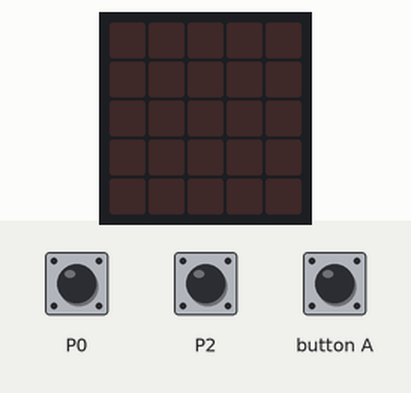
Recording of a program running on a simulated BBC micro:bit (MakeCode). Parts: the board's 5×5 LED display. The inputs (shaded band) are chosen by the test bench. Random numbers come from a fixed seed.

Above: at 1.2 s.
1.3 s: button A pressed for 0.15 s
At 1.8 s:
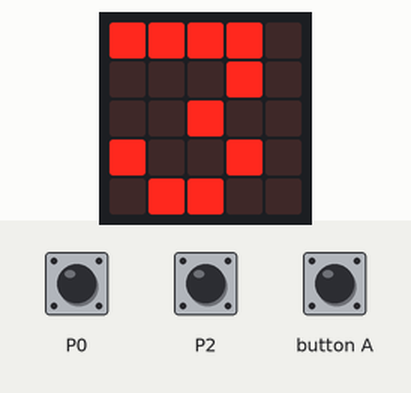
4.4 s: touch pin P0 pressed 5 times (0.12 s each, 0.3 s apart)
At 6.0 s:
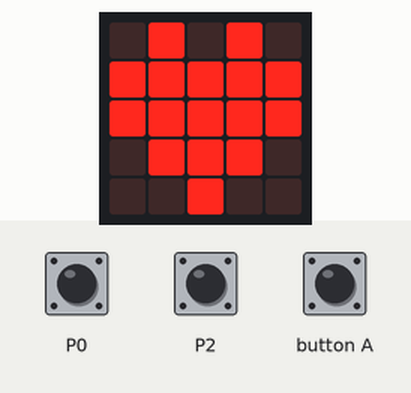
At 6.6 s:
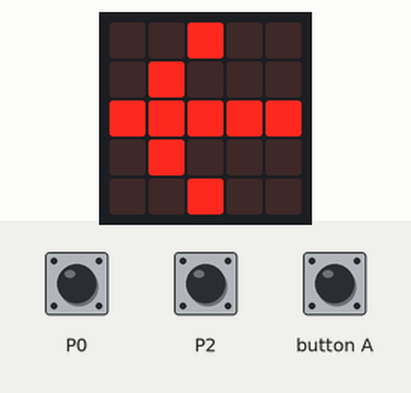
Timing chart, 0 to 8.1 s (numbered marks = the images above; inputs shaded):
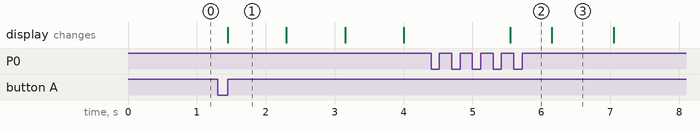

The program:

main.ts
```typescript
let ready = false
input.onPinPressed(TouchPin.P0, function () {
    if (ready == true) {
        ready = false
        basic.showLeds(`
            . . # . .
            . # . . .
            # # # # #
            . # . . .
            . . # . .
            `)
        basic.pause(500)
        basic.clearScreen()
    }
})
input.onButtonPressed(Button.A, function () {
    basic.showString("3")
    basic.pause(100)
    basic.showString("2")
    basic.pause(100)
    basic.showString("1")
    basic.pause(100)
    basic.clearScreen()
    basic.pause(randint(1000, 5000))
    ready = true
    basic.showIcon(IconNames.Heart)
})
input.onPinPressed(TouchPin.P2, function () {
    if (ready == true) {
        ready = false
        basic.showLeds(`
            . . # . .
            . . . # .
            # # # # #
            . . . # .
            . . # . .
            `)
        basic.pause(500)
        basic.clearScreen()
    }
})
```

test.ts
```typescript
// 在這裡測試；當此封包作為擴充功能時，將不會編譯此內容。
```

Measured:
- after the input at 1.3 s, the display: changes after 0.15 s (image 1)
- what the display in image 1 shows lasts 0.8 s, from 1.5 s to 2.3 s
